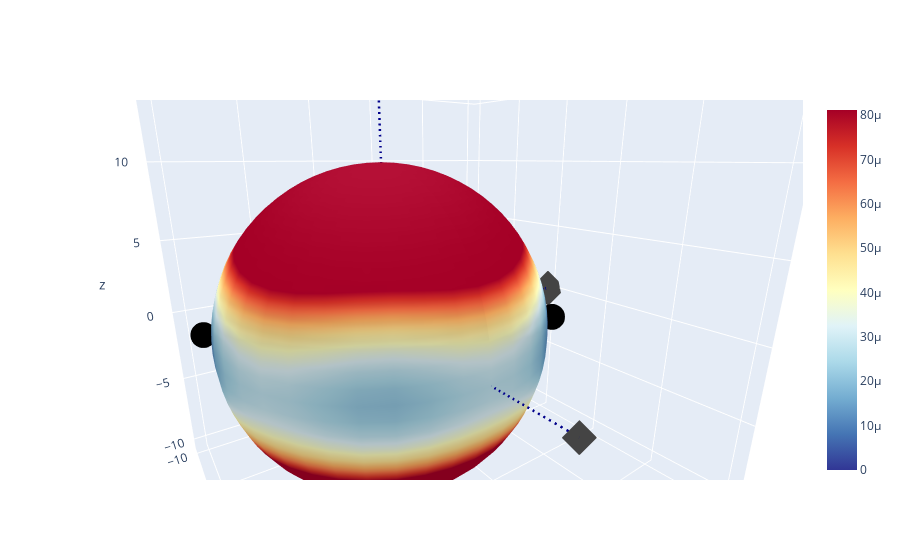

Notebook source saved alongside this figure:
### Code cell
import plotly.offline as py
import plotly.graph_objs as go

py.init_notebook_mode(connected=True)


u, v = np.mgrid[0:np.pi:41j, 0:2*np.pi:41j]

x = 10 * np.sin(u) * np.cos(v)
y = 10 * np.sin(u) * np.sin(v)
z = 10 * np.cos(u)

trace= go.Surface(z=z, x=x, y=y,surfacecolor=e.reshape(41,41),colorscale="rdylbu_r",cmin=e.min(),cmax=e.max()*0.3,opacity=1)
data=[trace]

points=np.array([[[0,0,0],[0,0,1]],
                 [[0,0,0],[0,1,0]],
                 [[0,0,0],[1,0,0]],
#                  [[0,0,0],[0,0,-1]],
#                  [[0,0,0],[0,-1,0]],
#                  [[0,0,0],[-1,0,0]],
                 
                ])*15
for i in points:
    data.append(go.Scatter3d(
    x=i.T[0], y=i.T[1], z=i.T[2],
    marker=dict(
        size=9,
        color=z,
        colorscale='Viridis',
        symbol='diamond',
    ),
    line=dict(
        color='darkblue',
        width=5,
        dash="dash"
    )
))

    
x1,y1=np.where(e.reshape(41,41)==e.min())
for i,j in zip(x1,y1):
    u=np.deg2rad(theta[i]);v=np.deg2rad(phi[j])
    d=1.1
    x = 10 * np.sin(u) * np.cos(v) * d
    y = 10 * np.sin(u) * np.sin(v) * d
    z = 10 * np.cos(u) * d
    data.append(go.Scatter3d(
    x=[x], y=[y], z=[z],
    marker=dict(
        size=9,
        color="black",
        symbol='circle',
    ),
    line=dict(
        color='darkblue',
        width=0,
        
    )
))
    
    
layout=go.Layout(showlegend=False)

fig=go.Figure(data=data, layout=layout)

# d=15
# fig.update_layout(
#     scene = dict(
#         xaxis = dict(showgrid=False,range=[-d,d]),
#         yaxis = dict(showgrid=False,range=[-d,d]),
#         zaxis = dict(showgrid=False,range=[-d,d]),
#     ),
# )


py.iplot(fig)

### Figure 1 — Plotly figure (JSON) as saved in the notebook; plotly's stock layout.template omitted (floating-point values rounded to 4 significant figures; data arrays with more than 128 entries replaced by an {"elided": "..."} marker saying what was removed)
{"data": [{"cmax": 8.116e-05, "cmin": 0, "colorscale": [[0, "rgb(49,54,149)"], [0.1, "rgb(69,117,180)"], [0.2, "rgb(116,173,209)"], [0.3, "rgb(171,217,233)"], [0.4, "rgb(224,243,248)"], [0.5, "rgb(255,255,191)"], [0.6, "rgb(254,224,144)"], [0.7, "rgb(253,174,97)"], [0.8, "rgb(244,109,67)"], [0.9, "rgb(215,48,39)"], [1, "rgb(165,0,38)"]], "opacity": 1, "surfacecolor": {"elided": "41x41 float values"}, "type": "surface", "x": {"elided": "41x41 float values"}, "y": {"elided": "41x41 float values"}, "z": {"elided": "41x41 float values"}}, {"line": {"color": "darkblue", "dash": "dash", "width": 5}, "marker": {"color": {"elided": "41x41 float values"}, "colorscale": [[0, "#440154"], [0.1111, "#482878"], [0.2222, "#3e4989"], [0.3333, "#31688e"], [0.4444, "#26828e"], [0.5556, "#1f9e89"], [0.6667, "#35b779"], [0.7778, "#6ece58"], [0.8889, "#b5de2b"], [1, "#fde725"]], "size": 9, "symbol": "diamond"}, "type": "scatter3d", "x": [0, 0], "y": [0, 0], "z": [0, 15]}, {"line": {"color": "darkblue", "dash": "dash", "width": 5}, "marker": {"color": {"elided": "41x41 float values"}, "colorscale": [[0, "#440154"], [0.1111, "#482878"], [0.2222, "#3e4989"], [0.3333, "#31688e"], [0.4444, "#26828e"], [0.5556, "#1f9e89"], [0.6667, "#35b779"], [0.7778, "#6ece58"], [0.8889, "#b5de2b"], [1, "#fde725"]], "size": 9, "symbol": "diamond"}, "type": "scatter3d", "x": [0, 0], "y": [0, 15], "z": [0, 0]}, {"line": {"color": "darkblue", "dash": "dash", "width": 5}, "marker": {"color": {"elided": "41x41 float values"}, "colorscale": [[0, "#440154"], [0.1111, "#482878"], [0.2222, "#3e4989"], [0.3333, "#31688e"], [0.4444, "#26828e"], [0.5556, "#1f9e89"], [0.6667, "#35b779"], [0.7778, "#6ece58"], [0.8889, "#b5de2b"], [1, "#fde725"]], "size": 9, "symbol": "diamond"}, "type": "scatter3d", "x": [0, 15], "y": [0, 0], "z": [0, 0]}, {"line": {"color": "darkblue", "width": 0}, "marker": {"color": "black", "size": 9, "symbol": "circle"}, "type": "scatter3d", "x": [4.994], "y": [9.801], "z": [6.736e-16]}, {"line": {"color": "darkblue", "width": 0}, "marker": {"color": "black", "size": 9, "symbol": "circle"}, "type": "scatter3d", "x": [-4.994], "y": [-9.801], "z": [6.736e-16]}], "layout": {"autosize": true, "scene": {"aspectmode": "auto", "aspectratio": {"x": 1.0, "y": 1.0, "z": 1.0}, "camera": {"center": {"x": 0, "y": 0, "z": 0}, "eye": {"x": 0.8224, "y": -0.5891, "z": 0.2914}, "projection": {"type": "perspective"}, "up": {"x": 0.0009147, "y": -0.001529, "z": 1.0}}}, "showlegend": false}}
